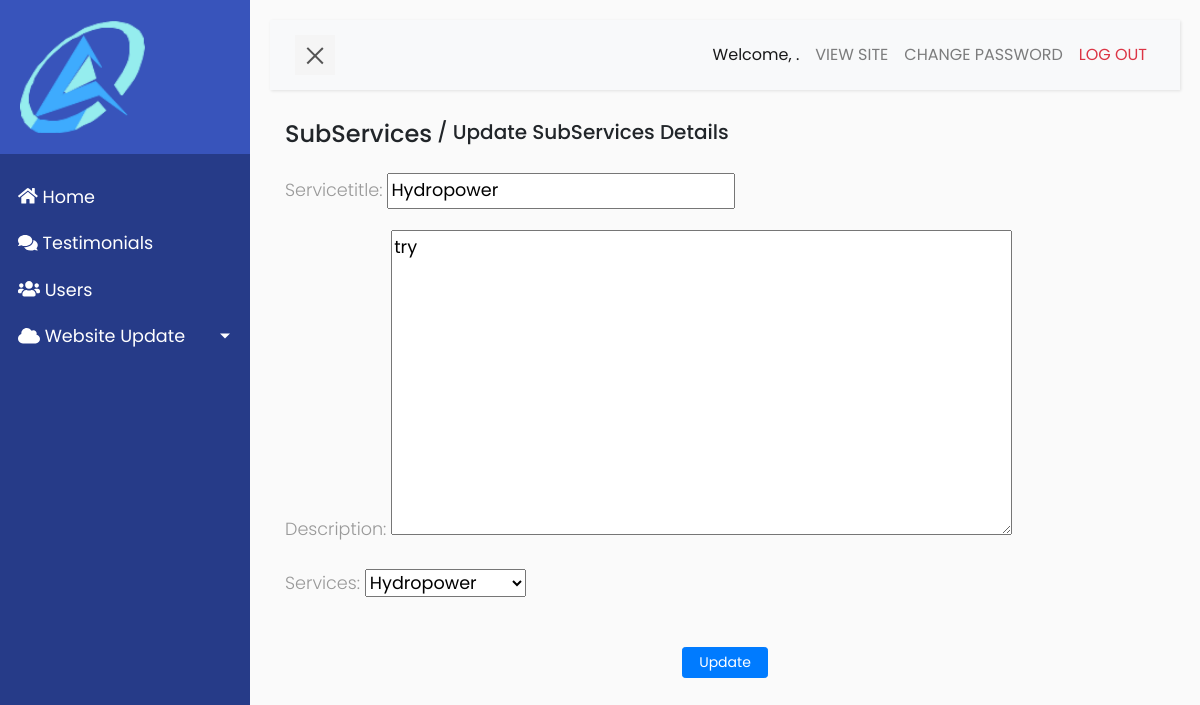
Page /subservices/update/6/ on the committed database.
### constructionapp/models.py (models this page shows, shortened)
class SubServiceslist(models.Model):
    servicetitle = models.CharField(max_length=50, null=False, blank=False)
    description =RichTextUploadingField(blank=True, null=True)
    services = models.ForeignKey(Services, on_delete=models.CASCADE, related_name='subservices')

### constructionapp/views.py (the view, shortened to what this page needs)
# urls.py: path('subservices/update/<int:pk>/', views.SubServiceUpdateView.as_view(), name ='update_subservices'),
class SubServiceUpdateView(UpdateView):
    model = SubServiceslist
    form_class = SubServicesForm
    template_name = 'page/services/subservices/update.html'

### constructionapp/forms.py
class SubServicesForm(forms.ModelForm):
    class Meta:
        model = SubServiceslist
        fields = '__all__'

### constructionapp/models.py (called while the page is built)
    def __str__(self):
        return self.title

### constructionapp/templates/page/services/subservices/update.html (shortened to what this page needs)
{% extends 'base.html' %}
{% block content %}
<div class="container">
    <div class="row">
        <div class="col-xs-12 col-sm-12 col-md-12 col-xl-12 d-flex">
                <h4 class=" mb-4">SubServices </h4>
            <h5>
                &nbsp;/&nbsp;Update SubServices Details
            </h5>
        </div>
    </div>
                <form method="POST" enctype="multipart/form-data">
                    {{form.as_p}}
                                <div class="form-group text-center">
                                    <input
                                        type="submit"
                                        class="btn btn-primary btn-sm mt-4 pl-3 pr-3 text-center"
                                        value="Update">
                                </div>
                        </div>
</div>
{% endblock content %}

### static/css/base.css (style rules this page uses)
body { font-family: 'Poppins', sans-serif; background: #fafafa; }
p { font-family: 'Poppins', sans-serif; font-size: 1.1em; font-weight: 300; line-height: 1.7em; color: #999; }

### rows in the picture
SubServiceslist: servicetitle "Hydropower", description "try", services "Hydropower"
